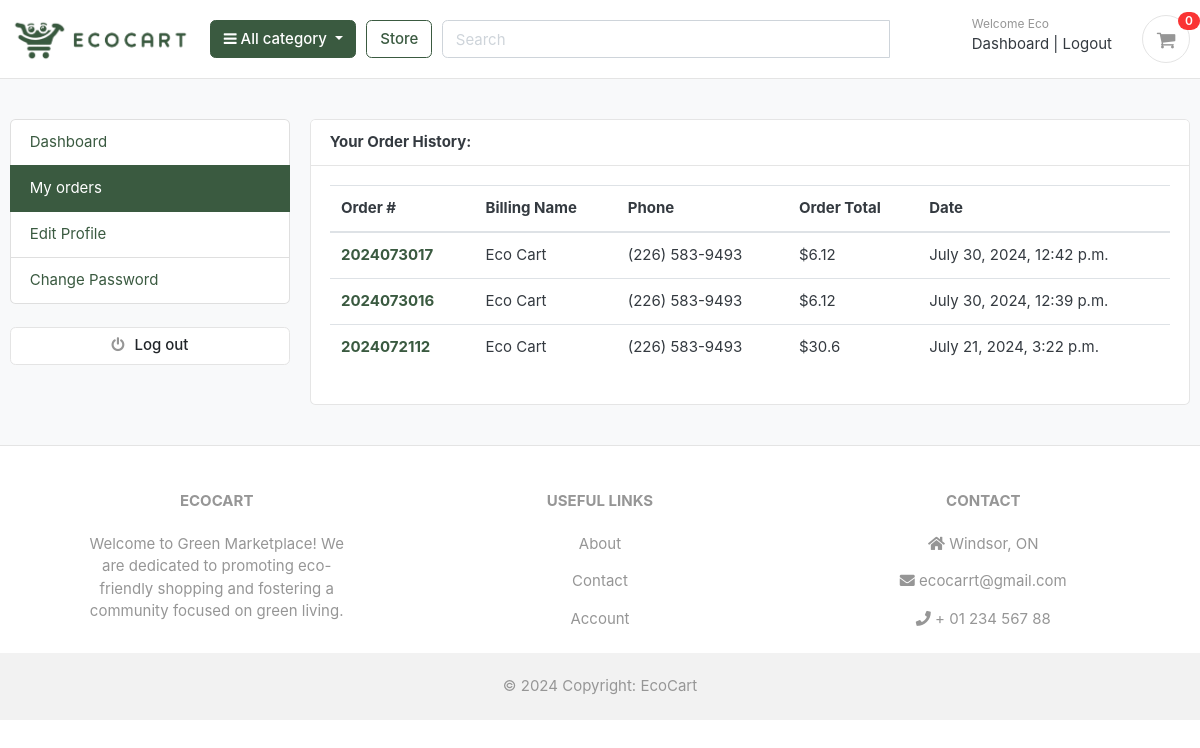
The page /accounts/my_orders/ (signed in) on the database its author committed.
### accounts/models.py (models this page shows, shortened)
class Account(AbstractBaseUser):
    first_name = models.CharField(max_length=50)
    last_name = models.CharField(max_length=50)
    username = models.CharField(max_length=50, unique=True)
    email = models.EmailField(max_length=100, unique=True)
    phone_number = models.CharField(max_length=50)
    date_joined = models.DateTimeField(auto_now_add=True)
    last_login = models.DateTimeField(auto_now_add=True)
    is_admin = models.BooleanField(default=False)
    is_staff = models.BooleanField(default=False)
    is_active = models.BooleanField(default=False)
    is_superadmin = models.BooleanField(default=False)
    is_seller = models.BooleanField(default=False)
    USERNAME_FIELD = 'email'
    REQUIRED_FIELDS = ['username', 'first_name', 'last_name']
    objects = MyAccountManager()

### orders/models.py (models this page shows, shortened)
class Order(models.Model):
    STATUS = (
        ('New', 'New'),
        ('Accepted', 'Accepted'),
        ('Completed', 'Completed'),
        ('Cancelled', 'Cancelled'),
    )
    user = models.ForeignKey(Account, on_delete=models.SET_NULL, null=True)
    payment = models.ForeignKey(
        Payment, on_delete=models.SET_NULL, null=True, blank=True)
    order_number = models.CharField(max_length=20)
    first_name = models.CharField(max_length=50)
    last_name = models.CharField(max_length=50)
    phone = models.CharField(max_length=15)
    email = models.EmailField(max_length=50)
    address_line_1 = models.CharField(max_length=50)
    address_line_2 = models.CharField(max_length=50, blank=True)
    country = models.CharField(max_length=50)
    state = models.CharField(max_length=50)
    city = models.CharField(max_length=50)
    order_note = models.CharField(max_length=100, blank=True)
    order_total = models.FloatField()
    tax = models.FloatField()
    status = models.CharField(max_length=10, choices=STATUS, default='New')
    ip = models.CharField(max_length=20, blank=True)
    is_ordered = models.BooleanField(default=False)
    created_at = models.DateTimeField(auto_now_add=True)
    updated_at = models.DateTimeField(auto_now=True)
    def full_name(self):
        return f'{self.first_name} {self.last_name}'

### accounts/views.py (the view)
# urls.py: path('my_orders/', my_orders, name='my_orders'),
@login_required(login_url='login')
def my_orders(request):
    orders = Order.objects.filter(user=request.user, is_ordered=True).order_by('-created_at')
    context = {
        'orders': orders,
    }
    return render(request, 'accounts/my_orders.html', context)

### carts/context_processors.py (called while the page is built)
def counter(request):
    cart_count = 0
    if 'admin' in request.path:
        return {}
    else:
        try:
            cart = Cart.objects.filter(cart_id=_cart_id(request))
            if request.user.is_authenticated:
                cart_items = CartItem.objects.all().filter(user=request.user)
            else:
                cart_items = CartItem.objects.all().filter(cart=cart[:1])
            for cart_item in cart_items:
                cart_count += cart_item.quantity
        except Cart.DoesNotExist:
            cart_count = 0
    return dict(cart_count=cart_count)

### carts/views.py (called while the page is built)
def _cart_id(request):
    cart = request.session.session_key
    if not cart:
        cart = request.session.create()
    return cart

### category/context_processors.py (called while the page is built)
def menu_links(request):
    links = Category.objects.all()
    return dict(links=links)

### category/models.py (called while the page is built)
    def get_url(self):
        return reverse('products_by_category', args=[self.slug])

### templates/accounts/my_orders.html (shortened to what this page needs)
{% extends 'base.html' %}
{% block content %}
<section class="section-conten padding-y bg">
<div class="container">
	<div class="row">
	{% include 'includes/dashboard_sidebar.html' %}
	<main class="col-md-9">
		<article class="card">
		<header class="card-header">
			<strong class="d-inline-block mr-3">Your Order History:</strong>
		</header>
          <div class="card-body">
            <div class="row">
              <div class="col-md-12">
                <table class="table table-hover">
                  <thead>
                  <tr>
                    <th scope="col">Order #</th>
                    <th scope="col">Billing Name</th>
                    <th scope="col">Phone</th>
                    <th scope="col">Order Total</th>
                    <th scope="col">Date</th>
                  </tr>
                  </thead>
                  <tbody>
                  {% for order in orders %}
                      <tr>
                        <th scope="row"><a href="{% url 'order_detail' order.order_number %}">{{ order.order_number }}</a></th>
                        <td>{{ order.full_name }}</td>
                        <td>{{ order.phone }}</td>
                        <td>${{ order.order_total }}</td>
                        <td>{{ order.created_at }}</td>
                      </tr>
                  {% endfor %}
                  </tbody>
                </table>
              </div>
			</div>
		</div>
		</article>
	</main>
</div>
</div>
</section>
{% endblock %}

### templates/includes/navbar.html (shortened to what this page needs)
{% load static %}
<header class="section-header">
    <section class="header-main border-bottom">
        <div class="container">
            <div class="row align-items-center">
                <div class="col-lg-2 col-md-3 col-6">
                    <a href="{% url 'home' %}" class="brand-wrap">
                        <img class="logo" src="{% static '/images/logo.png' %}">
                    </a>
                </div>
                <div class="col-lg col-sm col-md col-6 flex-grow-0">
                    <div class="category-wrap dropdown d-inline-block float-right">
                        <button type="button" class="btn btn-primary dropdown-toggle" data-toggle="dropdown">
                            <i class="fa fa-bars"></i> All category
                        </button>
                    </div>
                </div>
                <a href="{% url 'store' %}" class="btn btn-outline-primary">Store</a>
                <div class="col-lg  col-md-6 col-sm-12 col">
                    <form action="{% url 'search' %}" class="search" method="GET">
                        <div class="input-group w-100">
                            <input type="text" class="form-control"
                                   style="width:60%;" id="search-bar" placeholder="Search" name="keyword">
                        </div>
                    </form>
                </div>
                <div class="col-lg-3 col-sm-6 col-8 order-2 order-lg-3">
                    <div class="d-flex justify-content-end mb-3 mb-lg-0">
                        {% if user.id is None %}
                        <div class="widget-header">
                            <small class="title text-muted">Welcome guest!</small>
                            <div>
                                <a href="{% url 'login' %}">Sign in</a> <span class="dark-transp"> | </span>
                                <a href="{% url 'register' %}"> Register</a>
                            </div>
                        </div>
                        {% else %}
                            <div class="widget-header">
                                <small class="title text-muted">Welcome {{ user.first_name }}</small>
                                <div>
                                  <a href="{% url 'dashboard' %}">Dashboard</a> <span class="dark-transp"> | </span>
                                  <a href="{% url 'logout' %}">Logout</a>
                                </div>
                             </div>
                        {% endif %}
                        <a href="{% url 'cart' %}" class="widget-header pl-3 ml-3">
                            <div class="icon icon-sm rounded-circle border"><i class="fa fa-shopping-cart"></i></div>
                            <span class="badge badge-pill badge-danger notify">{{ cart_count }}</span>
                        </a>
                    </div>
                </div>
            </div>
        </div>
    </section>
</header>

### static/css/ui.css (style rules this page uses)
html { font-family: "Inter", sans-serif; font-size: 15px; }
.icon-xs, .icon-sm, .icon-md, .icon-lg { display: inline-block; text-align: center; flex-shrink: 0; flex-grow: 0; }
.icon-sm { width: 48px; height: 48px; line-height: 48px !important; font-size: 20px; }
.padding-y { padding-top: 40px; padding-bottom: 40px; }
article:after, .form-group:after { display: block; clear: both; content: ""; }
.bg { background-color: #f8f9fa; }
.header-main { position: relative; padding-top: 1rem; padding-bottom: 1rem; }
.brand-wrap .logo, .navbar-brand .logo { margin-right: 7px; max-height: 42px; display: inline-block; }
.widget-header { display: inline-block; vertical-align: middle; position: relative; }
.widget-header a { color: #343a40; }
.widget-header i { color: #969696; }
.widget-header .title { display: block; }
.widget-header .notify { position: absolute; top: -3px; right: -10px; }
.notify { position: absolute; top: -4px; right: -10px; display: inline-block; padding: 0.25em 0.6em; font-size: 12px; line-height: 1; text-align: center; border-radius: 3rem; color: #fff; background-color: #fa3434; }

### rows shown on the page
Account: first_name "Eco"
Order: order_number "2024073017", full_name "Eco Cart", phone "(226) 583-9493", order_total "6.12", created_at "July 30, 2024, 12:42 p.m."
Order: order_number "2024073016", full_name "Eco Cart", phone "(226) 583-9493", order_total "6.12", created_at "July 30, 2024, 12:39 p.m."
Order: order_number "2024072112", full_name "Eco Cart", phone "(226) 583-9493", order_total "30.6", created_at "July 21, 2024, 3:22 p.m."

### other values the page prints
{{ cart_count }} "0"
